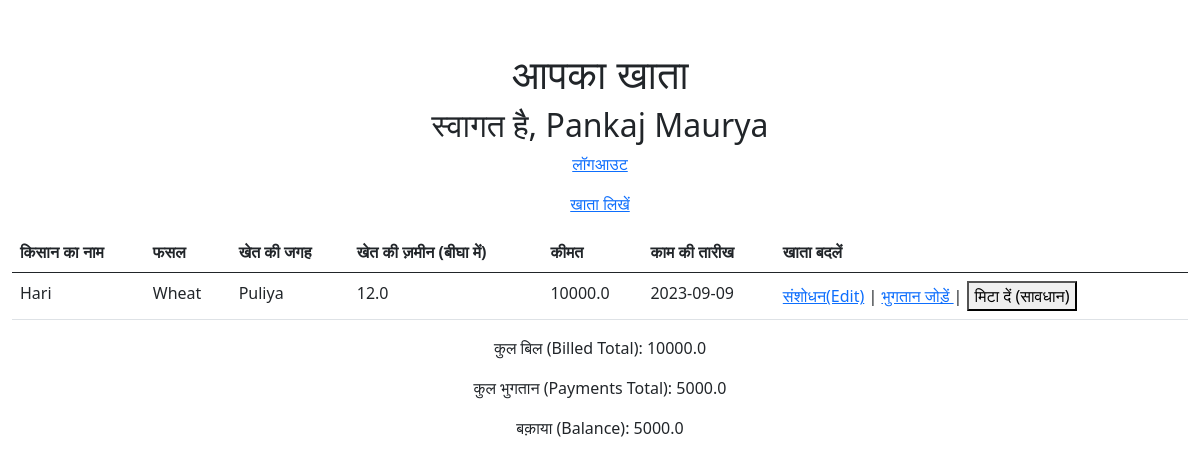
Page /dashboard (signed in) on the earlier database version.
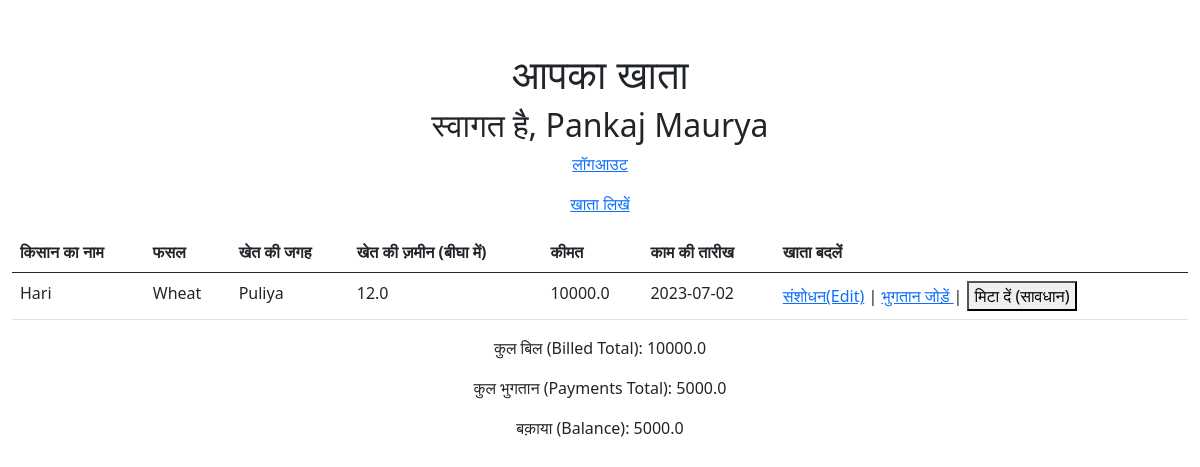
Same page on the later database version.
### app.py (models this page shows, shortened)
class User(UserMixin, db.Model):
    id = db.Column(db.Integer, primary_key=True)
    phone_number = db.Column(db.String(10), unique=True, index=True, nullable=False)
    password_hash = db.Column(db.String(128), nullable=False)
    name = db.Column(db.String(100), nullable=False)
    @property
    def password(self):
        raise AttributeError('password is not a readable attribute')

class KhataEntry(db.Model):
    id = db.Column(db.Integer, primary_key=True)
    lender_id = db.Column(db.Integer, db.ForeignKey('user.id'), nullable=False, index=True)
    farmer_name = db.Column(db.String(100), nullable=False)
    crop_kind = db.Column(db.String(100), nullable=False)
    locality = db.Column(db.String(100), nullable=False)
    farm_area = db.Column(db.Float, nullable=False)
    billed_amount = db.Column(db.Float, nullable=False)
    date_of_activity = db.Column(db.DateTime, nullable=False, default=datetime.utcnow)

### app.py (the view)
@login_required
@app.route('/dashboard')
def dashboard():
    print("current user id " + str(current_user.id))
    entries = KhataEntry.query.filter_by(lender_id=current_user.id).all()
    billed_total = sum(entry.billed_amount for entry in entries)
    payments_total = sum(entry.amount for entry in Payment.query.filter_by(lender_id=current_user.id).all())
    balance = billed_total - payments_total
    return render_template('dashboard.html', user_id=current_user.id, name=current_user.name, entries=entries, billed_total=billed_total, payments_total=payments_total, balance=balance)

### app.py (called while the page is built)
@login_manager.user_loader
def load_user(user_id):
    return User.query.get(int(user_id))

### templates/dashboard.html (shortened to what this page needs)
<!DOCTYPE html>
<html>
<head>
    <link rel="stylesheet" href="https://stackpath.bootstrapcdn.com/bootstrap/5.0.0-alpha1/css/bootstrap.min.css">
</head>
<body>
    <div class="container">
        <h1 class="text-center">आपका खाता</h1>
        <h2 class="text-center">स्वागत है, {{ name }}</h2>
        <p class="text-center"><a href="/logout">लॉगआउट</a></p>
        <p class="text-center"><a href="/add_entry">खाता लिखें</a></p>
        <table class="table">
            <thead>
                <tr>
                    <th>किसान का नाम</th>
                    <th>फसल</th>
                    <th>खेत की जगह</th>
                    <th>खेत की ज़मीन (बीघा में)</th>
                    <th>कीमत</th>
                    <th>काम की तारीख</th>
                    <th>खाता बदलें</th>
                </tr>
            </thead>
            <tbody>
                {% for entry in entries %}
                    <tr>
                        <td>{{ entry.farmer_name }}</td>
                        <td>{{ entry.crop_kind }}</td>
                        <td>{{ entry.locality }}</td>
                        <td>{{ entry.farm_area }}</td>
                        <td>{{ entry.billed_amount }}</td>
                        <td>{{ entry.date_of_activity.strftime('%Y-%m-%d') }}</td>
                        <td>
                            <a href="/edit_entry/{{ entry.id }}">संशोधन(Edit)</a> |
                            <a href="/mark_payment/{{ entry.id }}">भुगतान जोड़ें </a> |
                            <form method="POST" action="/delete_entry/{{ entry.id }}" style="display: inline;">
                                <button type="submit" onclick="return confirm('क्या सच में मिटाना चाहते हैं? (Are you sure?)')">मिटा दें (सावधान)</button>
                            </form>
                        </td>
                    </tr>
                {% endfor %}
            </tbody>
        </table>
        <p class="text-center">कुल बिल (Billed Total): {{ billed_total }}</p>
        <p class="text-center">कुल भुगतान (Payments Total): {{ payments_total }}</p>
        <p class="text-center">बक़ाया (Balance): {{ balance }}</p>
    </div>
    </body>
</html>

### templates/dashboard.html (style rules this page uses)
.container { max-width: 100%; margin-top: 50px; margin-bottom: 50px; }

Differences in the rows shown:
changed KhataEntry "Hari": date_of_activity "2023-09-09" → "2023-07-02"
